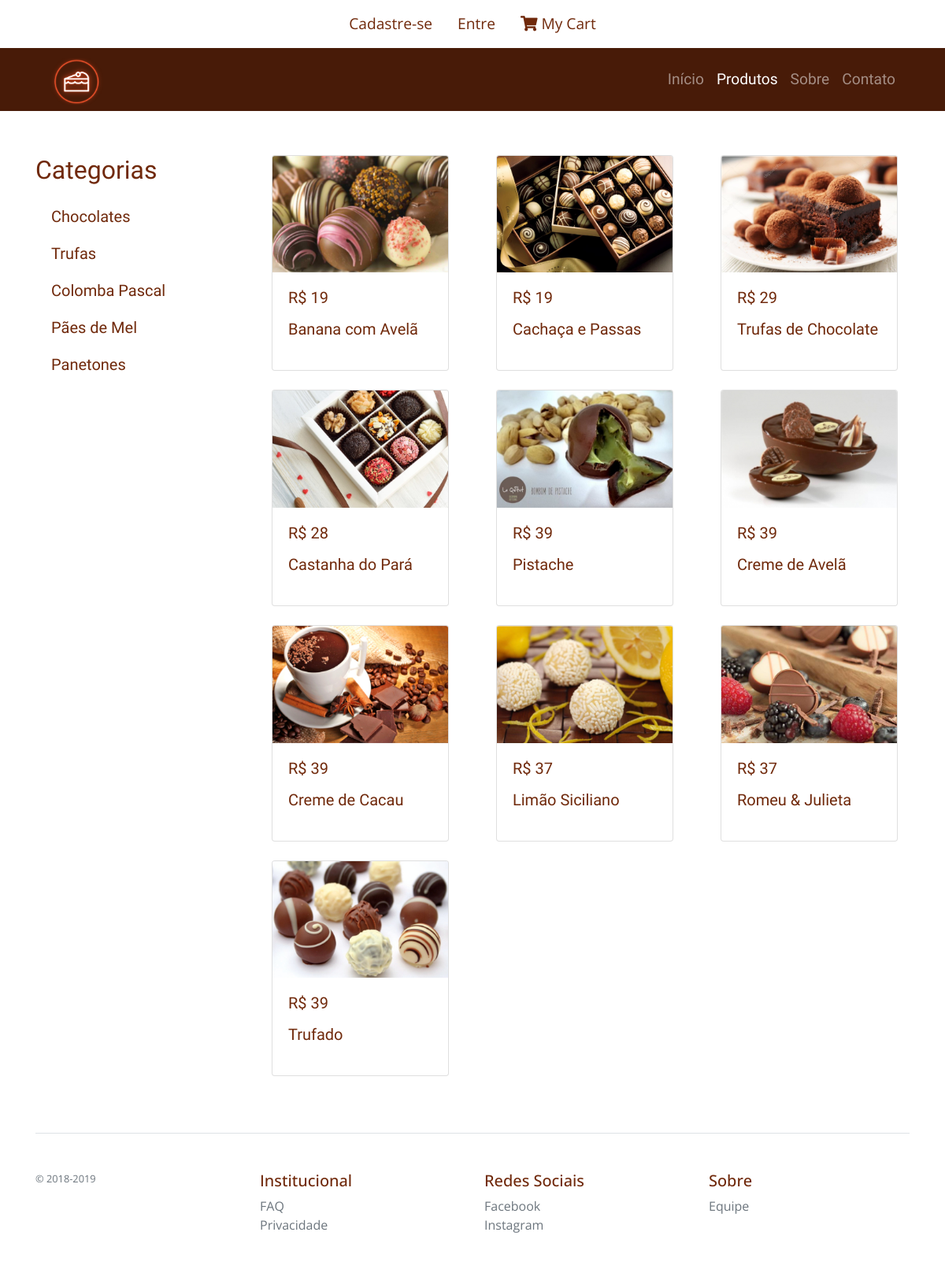
/produtos.php, run on the app's committed database.
### tables this page shows
CREATE TABLE IF NOT EXISTS `categoria` (
  `id_categoria` int(11) NOT NULL AUTO_INCREMENT,
  `descricao_categoria` varchar(32) NOT NULL,
  PRIMARY KEY (`id_categoria`)
);

CREATE TABLE IF NOT EXISTS `produto` (
  `id_produto` int(11) NOT NULL AUTO_INCREMENT,
  `arquivo` varchar(64) DEFAULT NULL,
  `id_categoria` int(11) DEFAULT NULL,
  `nome_produto` varchar(32) DEFAULT NULL,
  `valor_produto` double DEFAULT NULL,
  `descricao_produto` varchar(64) DEFAULT NULL,
  PRIMARY KEY (`id_produto`)
);

### produtos.php (the view, shortened to what this page needs)
<?php
require "functions/conexao.php";
?>
<!DOCTYPE html>
<html lang="pt-br">
  <head>
    <link rel="stylesheet" href="https://use.fontawesome.com/releases/v5.3.1/css/all.css">
    <link rel="stylesheet" type="text/css" href="css/bootstrap.css">
  </head>
  <body>
      <header>
        <div class="container">
          <ul class="nav justify-content-center">
            <li class="nav-item">
                <?php if(!$_SESSION['cliente']){?>
                <li class="nav-item">
                    <a class="nav-link" href="cadastro.php">Cadastre-se</a>
                </li>
                <li class="nav-item">
                    <a class="nav-link" href="login.php">Entre</a>
                </li>
                <li class="nav-item">
                    <a href="meu-carrinho.php" class="nav-link" title="Acesse seu Carrinho">
                        <i class="fas fa-shopping-cart"></i>
                        <span id="nav-bar-cart">My Cart</span>
                    </a>
                </li>
                <?php }?>
            </li>
          </ul>
        </div>
        <nav class="navbar navbar-expand-lg navbar-dark" style="background-color:#481B08">
          <div class="container">
            <a class="navbar-brand" href="index.php">
              <img src="galeria/identidade-visual/marca-e-logo/logo.png" width="84,28" height="59,1" alt="">
            </a>
            <div class="collapse navbar-collapse" id="navbarNavDropdown">
              <ul class="navbar-nav ml-auto">
                <li class="nav-item">
                  <a class="nav-link" href="index.php"><font face="Carter One">Início</font></a>
                </li>
                <li class="nav-item active">
                  <a class="nav-link" href="produtos.php"><font face="Carter One">Produtos</font><span class="sr-only">(Página atual)</span></a>
                </li>
                <li class="nav-item">
                  <a class="nav-link" href="sobre.php"><font face="Carter One">Sobre</font></a>
                </li>
                <li class="nav-item">
                  <a class="nav-link" href="contato.php"><font face="Carter One">Contato</font></a>
                </li>
              </ul>
            </div>
          </div>
        </nav>
      </header>
    <div class="container">
        <div class="row">
            <div class="col-lg-3 mt-5">
                <h2 class="py-2">Categorias</h2>
                <div class="list-group">
                    <h5>
                    <?php
                        $read_categoria = mysqli_query($conexao, "SELECT * FROM categoria");
                        if(mysqli_num_rows($read_categoria) > '0'){
                        foreach($read_categoria as $read_categoria_view){
                            echo utf8_encode('<a href="produtos.php?cat='.$read_categoria_view['id_categoria'].'" class="list-group-item">'.$read_categoria_view['descricao_categoria'].'</a>');
                        }
                        }
                    ?>
                    </h5>
                </div>
            </div>
            <div class="col-lg-9 mt-5">
            <div class="row pt-2">
                <?php
                    if(isset($_GET['cat']) && $_GET['cat'] != ''){
                        $id_cat = addslashes($_GET['cat']);
                        $sql_categoria = "AND id_categoria = '".$id_cat."'";
                    }else{
                        $sql_categoria = "";
                    }
                    $read_produto = mysqli_query($conexao, "SELECT * FROM produto WHERE id_produto != '' {$sql_categoria}");
                    if(mysqli_num_rows($read_produto) > '0'){
                        foreach($read_produto as $read_produto_view){
                ?>
                <div class="col-sm-12 col-md-6 col-lg-4 mb-4">
                    <div class = "col d-flex justify-content-center">
                        <div class="card">
                            <img class="card-img-top" src="<?php echo $read_produto_view['arquivo'];?>" alt="">
                            <div class="card-body">
                                <h5>R$ <?php echo number_format($read_produto_view['valor_produto']);?></h5>
                                <h5 class="card-title">
                                    <?php
                                    echo '<a href="produto.php?id='.$read_produto_view['id_produto'].'" class="nav-link-btn">'.$read_produto_view['nome_produto'].'</a>';
                                    ?>
                                </h5>
                            </div>
                        </div>
                    </div>
                </div>
                <?php
                }
                }
                ?>
            </div>
            </div>
        </div>
        <footer class="pt-4 my-md-5 pt-md-5 border-top">
            <div class="row">
            <div class="col-12 col-md">
                <small class="d-block mb-3 text-muted">&copy; 2018-2019</small>
            </div>
            <div class="col-6 col-md">
                <h5><font face="Open Sans">Institucional</font></h5>
                <ul class="list-unstyled text-small">
                <li><a class="text-muted" href="faq.php">FAQ</a></li>
                <li><a class="text-muted" href="privacidade.php">Privacidade</a></li>
                </ul>
            </div>
            <div class="col-6 col-md">
            <h5><font face="Open Sans">Redes Sociais</font></h5>
                <ul class="list-unstyled text-small">
                <li><a class="text-muted" href="https://www.facebook.com/" target="_blank">Facebook</a></li>
                <li><a class="text-muted" href="https://www.instagram.com/?hl=pt-br" target="_blank">Instagram</a></li>
                </ul>
            </div>
            <div class="col-6 col-md">
                <h5><font face="Open Sans">Sobre</font></h5>
                <ul class="list-unstyled text-small">
                <li><a class="text-muted" href="equipe.php">Equipe</a></li>
                </ul>
            </div>
            </div>
        </footer>
    </div>
  </body>
</html>

### data on the page
categoria: id_categoria+descricao_categoria "Chocolates"
categoria: id_categoria+descricao_categoria "Trufas"
categoria: id_categoria+descricao_categoria "Colomba Pascal"
categoria: id_categoria+descricao_categoria "Pães de Mel"
categoria: id_categoria+descricao_categoria "Panetones"
produto: arquivo (picture), valor_produto "19", nome_produto "Banana com Avelã"
produto: arquivo (picture), valor_produto "19", nome_produto "Cachaça e Passas"
produto: arquivo (picture), valor_produto "29", nome_produto "Trufas de Chocolate"
produto: arquivo (picture), valor_produto "28", nome_produto "Castanha do Pará"
produto: arquivo (picture), valor_produto "39", nome_produto "Pistache"
produto: arquivo (picture), valor_produto "39", nome_produto "Creme de Avelã"
produto: arquivo (picture), valor_produto "39", nome_produto "Creme de Cacau"
produto: arquivo (picture), valor_produto "37", nome_produto "Limão Siciliano"
produto: arquivo (picture), valor_produto "37", nome_produto "Romeu & Julieta"
produto: arquivo (picture), valor_produto "39", nome_produto "Trufado"
